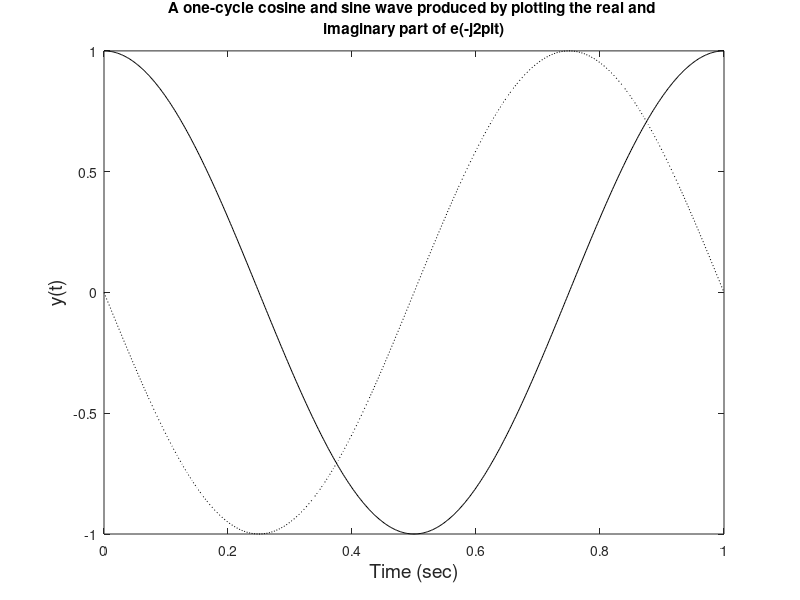

This figure's MATLAB source:
% John Semmlow- 'Signals and Systems for Bioengineers, A MATLAB - Based Introduction', 2ndEd
% Example 2.5 Demonstration of the Euler Identity in MATLAB

Tt = 1;                     % Total time
fs = 500;                   % Sampling frequncy
t = (0:1/fs:Tt);            % Time vector    
z = exp(-1j*2*pi*t);         % Complex sinusoid (Equation 2.13)
figure(1)
plot(t,real(z),'k',t,imag(z),':k'); 
xlabel('Time (sec)', 'FontSize',14);
ylabel('y(t)','FontSize',14);
title({'A one-cycle cosine and sine wave produced by plotting the real and ',...
       'imaginary part of e(-j2pit)'})

%t is a 500-point vector varying between 0 and 1.
